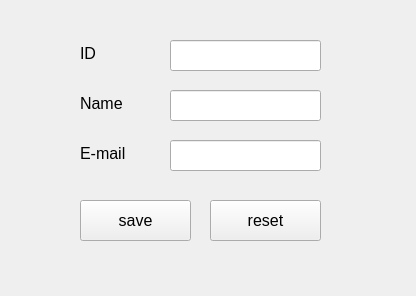
<?xml version="1.0" encoding="UTF-8"?>
<ui version="4.0">
 <class>Form</class>
 <widget class="QWidget" name="Form">
  <property name="geometry">
   <rect>
    <x>0</x>
    <y>0</y>
    <width>416</width>
    <height>296</height>
   </rect>
  </property>
  <property name="windowTitle">
   <string>Form: insert</string>
  </property>
  <widget class="QLabel" name="idlabel">
   <property name="geometry">
    <rect>
     <x>80</x>
     <y>45</y>
     <width>55</width>
     <height>16</height>
    </rect>
   </property>
   <property name="font">
    <font>
     <family>Microsoft Sans Serif</family>
     <pointsize>12</pointsize>
    </font>
   </property>
   <property name="text">
    <string>ID</string>
   </property>
  </widget>
  <widget class="QPushButton" name="savebutton">
   <property name="geometry">
    <rect>
     <x>80</x>
     <y>200</y>
     <width>111</width>
     <height>41</height>
    </rect>
   </property>
   <property name="font">
    <font>
     <family>Microsoft Sans Serif</family>
     <pointsize>12</pointsize>
    </font>
   </property>
   <property name="text">
    <string>save</string>
   </property>
   <property name="icon">
    <iconset>
     <normaloff>save.png</normaloff>save.png</iconset>
   </property>
   <property name="iconSize">
    <size>
     <width>16</width>
     <height>16</height>
    </size>
   </property>
   <property name="shortcut">
    <string>Enter</string>
   </property>
  </widget>
  <widget class="QLineEdit" name="nametext">
   <property name="enabled">
    <bool>true</bool>
   </property>
   <property name="geometry">
    <rect>
     <x>170</x>
     <y>90</y>
     <width>151</width>
     <height>31</height>
    </rect>
   </property>
   <property name="font">
    <font>
     <family>Microsoft Sans Serif</family>
     <pointsize>12</pointsize>
    </font>
   </property>
  </widget>
  <widget class="QLineEdit" name="emailtext">
   <property name="enabled">
    <bool>true</bool>
   </property>
   <property name="geometry">
    <rect>
     <x>170</x>
     <y>140</y>
     <width>151</width>
     <height>31</height>
    </rect>
   </property>
   <property name="font">
    <font>
     <family>Microsoft Sans Serif</family>
     <pointsize>12</pointsize>
    </font>
   </property>
  </widget>
  <widget class="QPushButton" name="resetbutton">
   <property name="geometry">
    <rect>
     <x>210</x>
     <y>200</y>
     <width>111</width>
     <height>41</height>
    </rect>
   </property>
   <property name="font">
    <font>
     <family>Microsoft Sans Serif</family>
     <pointsize>12</pointsize>
    </font>
   </property>
   <property name="text">
    <string>reset</string>
   </property>
   <property name="icon">
    <iconset>
     <normaloff>reset.png</normaloff>reset.png</iconset>
   </property>
   <property name="iconSize">
    <size>
     <width>16</width>
     <height>16</height>
    </size>
   </property>
  </widget>
  <widget class="QLabel" name="emaillabel">
   <property name="geometry">
    <rect>
     <x>80</x>
     <y>145</y>
     <width>55</width>
     <height>16</height>
    </rect>
   </property>
   <property name="font">
    <font>
     <family>Microsoft Sans Serif</family>
     <pointsize>12</pointsize>
    </font>
   </property>
   <property name="text">
    <string>E-mail</string>
   </property>
  </widget>
  <widget class="QLineEdit" name="idtext">
   <property name="enabled">
    <bool>true</bool>
   </property>
   <property name="geometry">
    <rect>
     <x>170</x>
     <y>40</y>
     <width>151</width>
     <height>31</height>
    </rect>
   </property>
   <property name="font">
    <font>
     <family>Microsoft Sans Serif</family>
     <pointsize>12</pointsize>
    </font>
   </property>
  </widget>
  <widget class="QLabel" name="namelabel">
   <property name="geometry">
    <rect>
     <x>80</x>
     <y>95</y>
     <width>55</width>
     <height>16</height>
    </rect>
   </property>
   <property name="font">
    <font>
     <family>Microsoft Sans Serif</family>
     <pointsize>12</pointsize>
    </font>
   </property>
   <property name="text">
    <string>Name</string>
   </property>
  </widget>
 </widget>
 <resources/>
 <connections/>
</ui>
